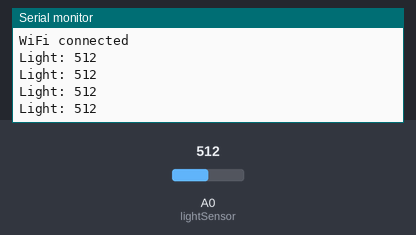
The sketch below on a simulated ESP8266 (NodeMCU). On the bench: the last lines printed to the serial monitor. The test bench sets the inputs (shaded band); at power-on: A0 (lightSensor) = 512. WiFi joins after 1.5 s; servers stay silent unless stated.

Above: at 2.7 s.
2.8 s: A0 (lightSensor) set to 716
At 3.21 s:
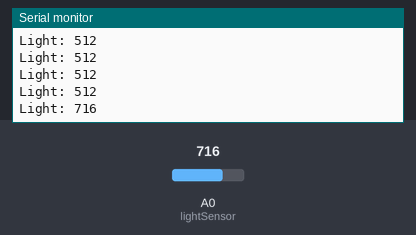
4.3 s: A0 (lightSensor) set to 900
At 4.41 s:
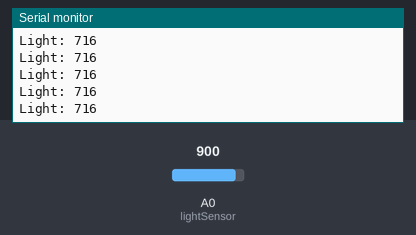
Timing chart, 0 to 7.3 s (numbered marks = the images above; inputs shaded):
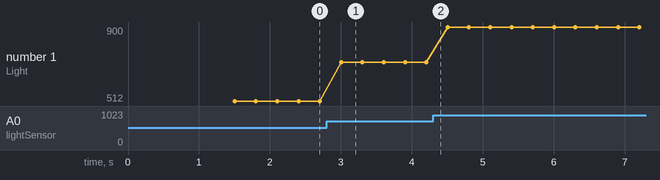

The sketch:

Buoc_CamBienAnhSang.ino
```cpp
// #include <ESP8266WiFi.h>
// #include <ESPAsyncTCP.h>
// #include <ESPAsyncWebServer.h>
// #include <Stepper.h>

// // Thông tin WiFi
// const char *ssid = "Tran Thi Kim Loan";
// const char *password = "01229333995";

// // Định nghĩa chân cho động cơ bước và cảm biến ánh sáng
// #define lightSensor A0
// #define IN1 D1
// #define IN2 D2
// #define IN3 D3
// #define IN4 D4

// // Các biến cho động cơ bước
// const int stepperRevolution = 2048; // Số bước trong một vòng quay
// Stepper myStepper(stepperRevolution, IN1, IN3, IN2, IN4);

// // Thông số và trạng thái của động cơ
// int steps = 0;
// String direction = "Stopped";  // Chiều quay ban đầu là dừng

// // Tạo web server
// AsyncWebServer server(80);

// // Đọc giá trị từ cảm biến ánh sáng (LDR)
// int readLightSensor() {
//   return analogRead(lightSensor);  // Đọc giá trị từ cảm biến ánh sáng
// }

// // HTML giao diện web
// const char index_html[] PROGMEM = R"rawliteral(
// <!DOCTYPE html>
// <html>
// <head>
//   <title>Stepper Motor Control</title>
//   <meta name="viewport" content="width=device-width, initial-scale=1">
// </head>
// <body>
//   <h1>Stepper Motor Control</h1>
//   <p>Light Sensor Value: <span id="light">%LIGHT%</span></p>
//   <p>Motor Direction: <span id="direction">%DIRECTION%</span></p>
//   <form id="motorForm">
//     <label for="steps">Number of steps (0-360): </label>
//     <input type="number" name="steps" min="0" max="360" required>
//     <input type="submit" value="GO!">
//   </form>
//   <script>
//     document.getElementById('motorForm').addEventListener('submit', function (e) {
//       e.preventDefault();
//       const formData = new FormData(this);
//       fetch("/", {
//         method: "POST",
//         body: formData
//       }).then(response => response.text()).catch(error => console.error("Error:", error));
//     });

//     setInterval(function() {
//       fetch("/status")
//         .then(response => response.json())
//         .then(data => {
//           document.getElementById("light").innerHTML = data.light;
//           document.getElementById("direction").innerHTML = data.direction;
//         })
//         .catch(error => console.error("Error:", error));
//     }, 2000);
//   </script>
// </body>
// </html>
// )rawliteral";

// // Hàm xử lý HTML
// String processor(const String &var) {
//   if (var == "LIGHT") {
//     return String(readLightSensor());  // Hiển thị giá trị cảm biến ánh sáng
//   } else if (var == "DIRECTION") {
//     return direction;  // Hiển thị chiều quay của động cơ
//   }
//   return String();
// }

// void initWiFi() {
//   WiFi.mode(WIFI_STA);
//   WiFi.begin(ssid, password);
//   Serial.print("Connecting to WiFi");
//   while (WiFi.status() != WL_CONNECTED) {
//     Serial.print('.');
//     delay(1000);
//   }
//   Serial.println("\nConnected to WiFi! IP Address: ");
//   Serial.println(WiFi.localIP());
// }

// void setup() {
//   // Khởi tạo Serial Monitor
//   Serial.begin(9600);

//   // Khởi tạo kết nối WiFi
//   initWiFi();

//   // Khởi tạo chân cảm biến ánh sáng
//   pinMode(lightSensor, INPUT);

//   // Cấu hình động cơ bước
//   myStepper.setSpeed(10);

//   // Web server routes
//   server.on("/", HTTP_GET, [](AsyncWebServerRequest *request) {
//     request->send_P(200, "text/html", index_html, processor);
//   });

//   server.on("/status", HTTP_GET, [](AsyncWebServerRequest *request) {
//     String jsonResponse = "{\"light\":\"" + String(readLightSensor()) + "\",\"direction\":\"" + direction + "\"}";
//     request->send(200, "application/json", jsonResponse);
//   });

//   server.on("/", HTTP_POST, [](AsyncWebServerRequest *request) {
//     if (request->hasParam("steps", true)) {
//       steps = request->getParam("steps", true)->value().toInt();
//       Serial.print("Number of steps set to: ");
//       Serial.println(steps);
//     }
//     request->send(200, "text/plain", "Settings updated");
//   });

//   server.begin();
// }

// void loop() {
//   static String prevDirection = "";   // Lưu chiều quay trước đó

//   // Đọc giá trị cảm biến ánh sáng
//   int lightValue = readLightSensor();

//   // Điều chỉnh chiều quay của động cơ dựa trên giá trị cảm biến ánh sáng
//   if (lightValue > 800) {
//     direction = "Counterclockwise";  // Quay ngược khi ánh sáng yếu
//   } else {
//     direction = "Clockwise";         // Quay thuận khi ánh sáng mạnh
//   }

//   // In thông tin thay đổi nếu có
//   if (direction != prevDirection) {
//     prevDirection = direction;
//     Serial.print("Light Sensor Value: ");
//     Serial.println(lightValue);
//     Serial.print("Motor Direction: ");
//     Serial.println(direction);
//     Serial.println();
//   }

//   // Xử lý chuyển động của động cơ
//   if (steps > 0) {
//     int totalSteps = map(steps, 0, 360, 0, stepperRevolution);
//     for (int i = 0; i < totalSteps; i++) {
//         myStepper.step(direction == "Clockwise" ? 1 : -1);
//         yield();  // Nhường CPU cho các tác vụ khác
//         ESP.wdtFeed();
//     }
//   }

//   delay(500);  // Thêm một chút độ trễ để tránh quá tải
// }


#include <ESP8266WiFi.h>
#include <ESPAsyncTCP.h>
#include <ESPAsyncWebServer.h>
#include <Stepper.h>

// ================= WIFI =================
const char *ssid = "Tran Thi Kim Loan";
const char *password = "01229333995";

// ================= PHẦN CỨNG =================
#define lightSensor A0
#define IN1 D1
#define IN2 D2
#define IN3 D3
#define IN4 D4

// ================= ĐỘNG CƠ BƯỚC =================
const int STEPS_PER_REV = 2048;
Stepper myStepper(STEPS_PER_REV, IN1, IN3, IN2, IN4);

int stepsToMove = 0;          // Số bước cần quay
String motorDirection = "Stopped";

// ================= WEB SERVER =================
AsyncWebServer server(80);

// ================= HÀM ĐỌC CẢM BIẾN =================
int readLightSensor() {
  return analogRead(lightSensor);
}

// ================= HTML =================
const char index_html[] PROGMEM = R"rawliteral(
<!DOCTYPE html>
<html>
<head>
  <title>Stepper Control</title>
</head>
<body>
  <h2>Stepper Motor Control</h2>

  <p>Light Sensor: <span id="light">0</span></p>
  <p>Motor Direction: <span id="direction">Stopped</span></p>

  <form id="form">
    <input type="number" name="steps" placeholder="Steps (+/-)" required>
    <button type="submit">GO</button>
  </form>

  <script>
    document.getElementById("form").onsubmit = function(e) {
      e.preventDefault();
      fetch("/", {
        method: "POST",
        body: new FormData(this)
      });
    };

    setInterval(() => {
      fetch("/status")
        .then(r => r.json())
        .then(d => {
          document.getElementById("light").innerHTML = d.light;
          document.getElementById("direction").innerHTML = d.direction;
        });
    }, 1000);
  </script>
</body>
</html>
)rawliteral";

// ================= SETUP =================
void setup() {
  Serial.begin(9600);

  WiFi.begin(ssid, password);
  while (WiFi.status() != WL_CONNECTED) {
    delay(500);
    Serial.print(".");
  }
  Serial.println("\nWiFi connected");

  myStepper.setSpeed(10);

  // Trang chính
  server.on("/", HTTP_GET, [](AsyncWebServerRequest *request) {
    request->send_P(200, "text/html", index_html);
  });

  // Nhận lệnh động cơ
  server.on("/", HTTP_POST, [](AsyncWebServerRequest *request) {
    if (request->hasParam("steps", true)) {
      stepsToMove = request->getParam("steps", true)->value().toInt();
      motorDirection = (stepsToMove > 0) ? "Clockwise" : "Counterclockwise";

      Serial.print("Steps: ");
      Serial.println(stepsToMove);
    }
    request->send(200, "text/plain", "OK");
  });

  // Trạng thái
  server.on("/status", HTTP_GET, [](AsyncWebServerRequest *request) {
    String json = "{";
    json += "\"light\":" + String(readLightSensor()) + ",";
    json += "\"direction\":\"" + motorDirection + "\"}";
    request->send(200, "application/json", json);
  });

  server.begin();
}

// ================= LOOP =================
void loop() {
  // 👉 CẢM BIẾN HOẠT ĐỘNG ĐỘC LẬP
  int lightValue = readLightSensor();
  Serial.print("Light: ");
  Serial.println(lightValue);

  // 👉 ĐỘNG CƠ CHỈ QUAY KHI CÓ LỆNH
  if (stepsToMove != 0) {
    myStepper.step(stepsToMove);
    stepsToMove = 0;
    motorDirection = "Stopped";
  }

  delay(300);
}
```

Measured:
- after the input at 2.8 s, the serial monitor: prints a new line after 0.20 s (image 1)
- plotted number 1: 512 → 716 after the input at 2.8 s, 716 → 900 after the input at 4.3 s
